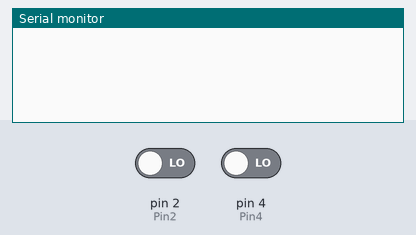
Simulated run of this sketch. Board: Arduino Uno, built with avr-gcc and run on an emulated ATmega328P. Shown: the last lines printed to the serial monitor. The test bench sets the inputs (shaded band); at power-on: pin 2 (Pin2) LOW, pin 4 (Pin4) LOW.

Above: at 1.8 s.
1.9 s: pin 2 (Pin2) driven HIGH
At 2.4 s:
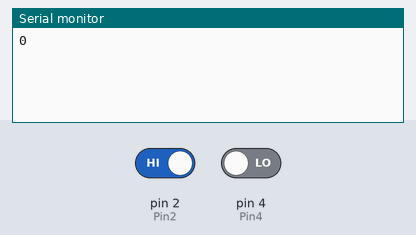
4.0 s: pin 4 (Pin4) driven HIGH
5.5 s: pin 4 (Pin4) driven LOW
At 7.9 s:
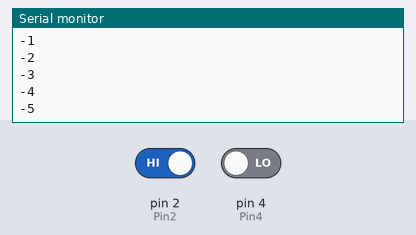
Timing chart, 0 to 9.4 s (numbered marks = the images above; inputs shaded):
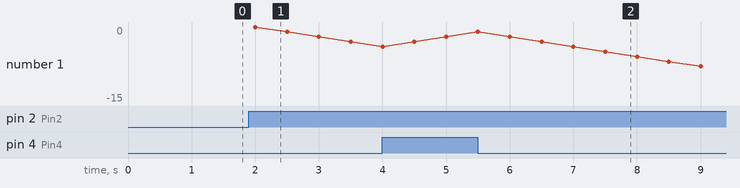

Measured:
- after the input at 1.9 s, the serial monitor: prints a new line after 0.10 s (image 1)
- after the input at 5.5 s, the serial monitor: prints a new line after 2.0 s (image 2)
- plotted number 1: -2 → -15 after the input at 5.5 s

The sketch:

5.5.ino
```cpp
  int num = 0;
  int Pin2 = 2; //Switch1
  int Pin4 = 4; //Switch2
void setup() {
  Serial.begin(115200);
  pinMode(Pin2,INPUT);
  pinMode(Pin4,INPUT);
}

void loop() {
 int Switch2 = digitalRead(Pin2);
 int Switch4 = digitalRead(Pin4);

 if (Switch2 ==1){
  if (Switch4 == 1){
  Serial.println(num++);
  delay(500);}
 else if (Switch4 == 0){
  Serial.println(num--);
  delay(500);}
  }
 else {
  delay(500);}
}
```
